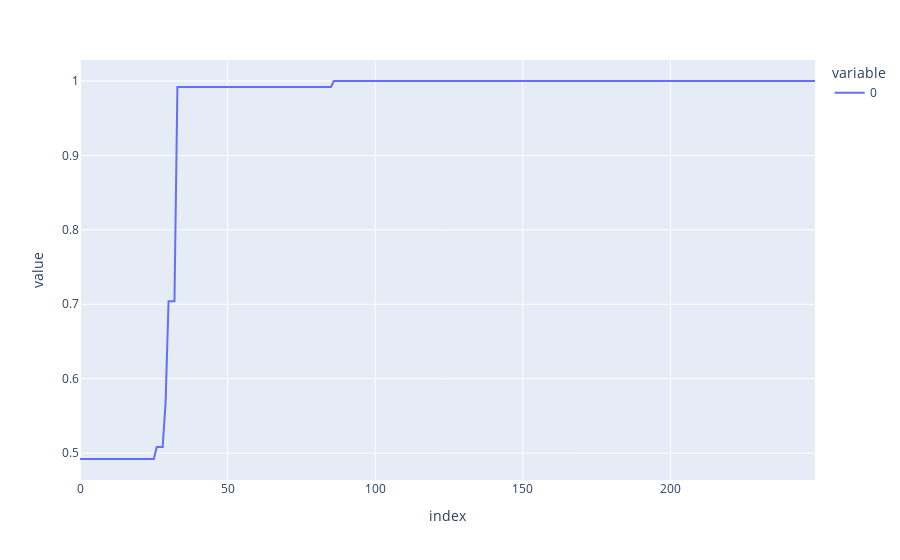

Notebook cell for this chart:
### Code cell
px.line(accL).show()

### Figure 1 — Plotly figure (JSON) as saved in the notebook; plotly's stock layout.template omitted (floating-point values rounded to 4 significant figures; data arrays with more than 128 entries replaced by an {"elided": "..."} marker saying what was removed)
{"data": [{"hovertemplate": "variable=0<br>index=%{x}<br>value=%{y}<extra></extra>", "legendgroup": "0", "line": {"color": "#636efa", "dash": "solid"}, "marker": {"symbol": "circle"}, "mode": "lines", "name": "0", "orientation": "v", "showlegend": true, "type": "scatter", "x": {"elided": "250 int values"}, "xaxis": "x", "y": {"elided": "250 float values"}, "yaxis": "y"}], "layout": {"legend": {"title": {"text": "variable"}, "tracegroupgap": 0}, "margin": {"t": 60}, "xaxis": {"anchor": "y", "domain": [0, 1], "title": {"text": "index"}}, "yaxis": {"anchor": "x", "domain": [0, 1], "title": {"text": "value"}}}}
